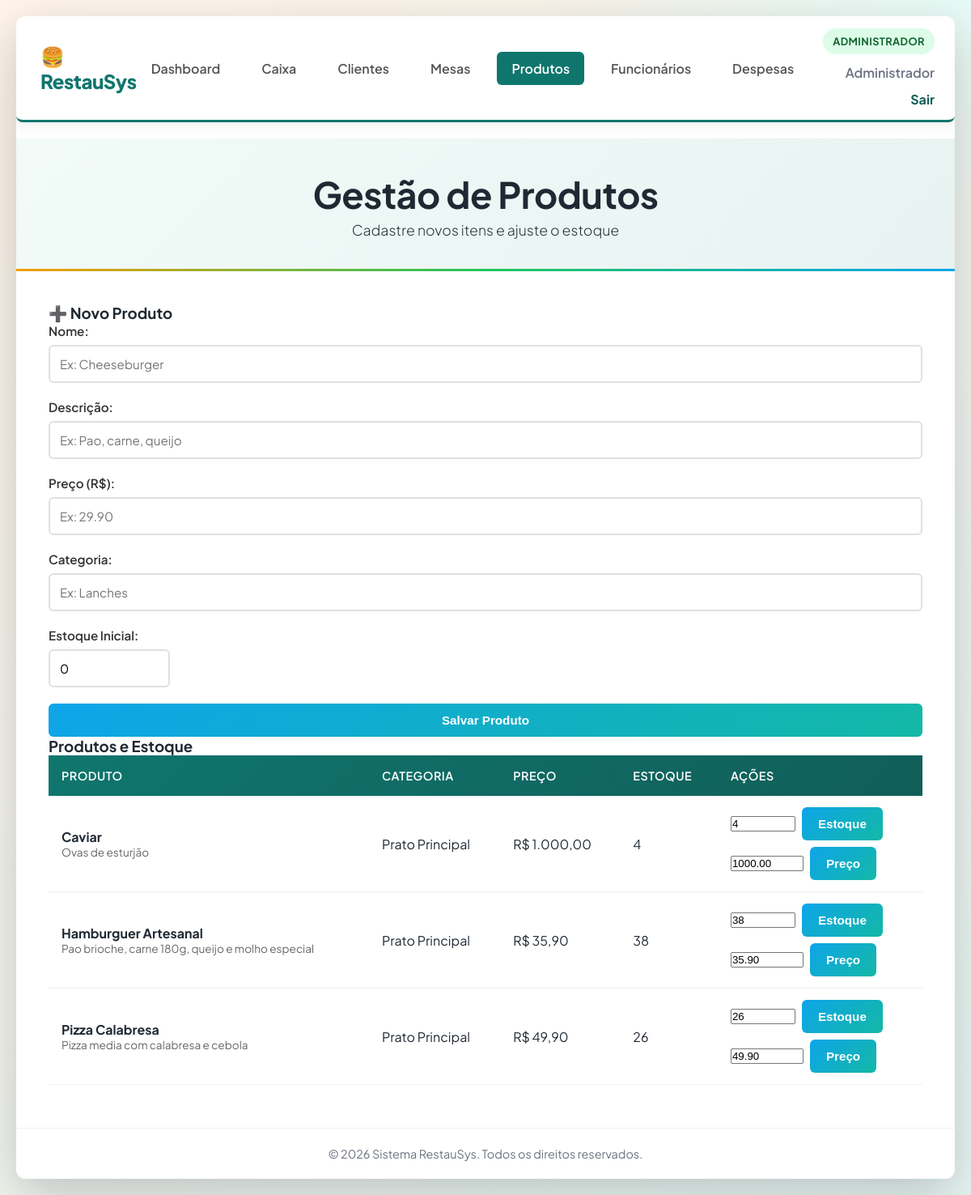
The app's page /pages/produtos.php (signed in), older data.
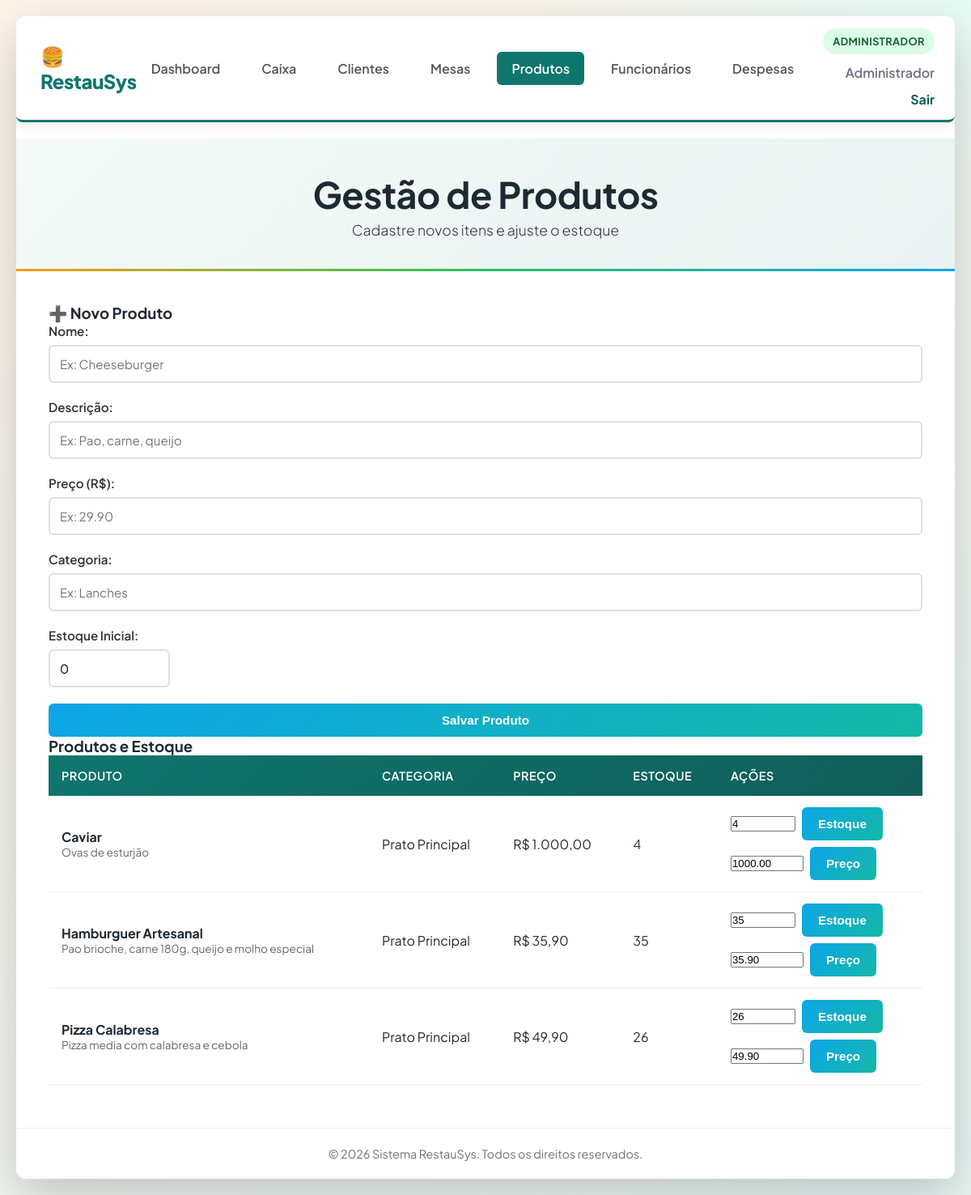
The same page, newer data.
### tables this page shows
CREATE TABLE produtos (
    id_produto INTEGER PRIMARY KEY AUTOINCREMENT,
    nome TEXT NOT NULL,
    descricao TEXT,
    preco NUMERIC NOT NULL,
    id_categoria INTEGER,
    estoque INTEGER DEFAULT 0,
    FOREIGN KEY (id_categoria) REFERENCES categorias(id_categoria)
);

CREATE TABLE categorias (
    id_categoria INTEGER PRIMARY KEY AUTOINCREMENT,
    nome TEXT NOT NULL
);

### config/config.php (called while the page is built, shortened)
<?php
$pdo = initialize_database(DB_PATH, false);
function query_all(string $sql, array $params = []): array
{
    global $pdo;
    $stmt = $pdo->prepare($sql);
    $stmt->execute($params);
    return $stmt->fetchAll() ?: [];
}
function perfil_ativo(): string
{
    return $_SESSION['perfil'] ?? '';
}
function usuario_admin(): bool
{
    return perfil_ativo() === PERFIL_ADMIN;
}

### pages/produtos.php (the view, shortened to what the changed rows need)
<?php
require_once __DIR__ . "/../config/config.php";
$produtos = query_all(
    "SELECT p.id_produto, p.nome, p.descricao, p.preco, p.estoque, c.nome as categoria
     FROM produtos p
     LEFT JOIN categorias c ON p.id_categoria = c.id_categoria
     ORDER BY p.nome"
);
?>
<!DOCTYPE html>
<html lang="pt-BR">
<head>
    <link rel="stylesheet" href="../css/style.css">
</head>
<body>
    <div class="container">
        <header>
            <div class="header-content">
                <h1>Gestão de Produtos</h1>
            </div>
        </header>
        <main>
            <div class="dashboard-grid">
                <div class="card" style="grid-column: span 1; border-top-color: #667eea;">
                    <div style="max-height: 420px; overflow-y: auto;">
                        <table class="tabela">
                            <thead>
                                <tr>
                                    <th>Produto</th>
                                    <th>Categoria</th>
                                    <th>Preço</th>
                                    <th>Estoque</th>
                                    <th>Ações</th>
                                </tr>
                            </thead>
                            <tbody>
                                <?php foreach ($produtos as $p): ?>
                                    <tr>
                                        <td>
                                            <strong><?=htmlspecialchars($p["nome"])?></strong>
                                            <?php if (!empty($p["descricao"])): ?>
                                                <div style="font-size: 0.85em; color: #666;">
                                                    <?=htmlspecialchars($p["descricao"])?></div>
                                            <?php endif; ?>
                                        </td>
                                        <td><?=htmlspecialchars($p["categoria"] ?? "-")?></td>
                                        <td>R$ <?=number_format((float) $p["preco"], 2, ",", ".")?></td>
                                        <td><?= (int) $p["estoque"] ?></td>
                                        <td>
                                            <?php if (usuario_admin()): ?>
                                                <div style="display:flex; flex-direction:column; gap: 8px;">
                                                    <form method="POST" style="display:flex; gap: 8px; align-items:center;">
                                                        <input type="number" name="estoque" min="0" value="<?= (int) $p["estoque"] ?>" style="width: 80px;">
                                                        <button type="submit" class="btn btn-adicionar" title="Atualizar estoque">Estoque</button>
                                                    </form>
                                                    <form method="POST" style="display:flex; gap: 8px; align-items:center;">
                                                        <input type="text" name="preco" value="<?=htmlspecialchars(number_format((float) $p["preco"], 2, ".", ""))?>" style="width: 90px;">
                                                        <button type="submit" class="btn btn-adicionar" title="Atualizar preco">Preço</button>
                                                    </form>
                                                </div>
                                            <?php else: ?>
                                                <span style="color: #6b7280; font-size: 0.9em;">Somente leitura</span>
                                            <?php endif; ?>
                                        </td>
                                    </tr>
                                <?php endforeach; ?>
                            </tbody>
                        </table>
                    </div>
                </div>
            </div>
        </main>
    </div>
</body>
</html>

Row changes from the older to the newer data that the page shows:
changed produtos "Hamburguer Artesanal": estoque "38" → "35"
